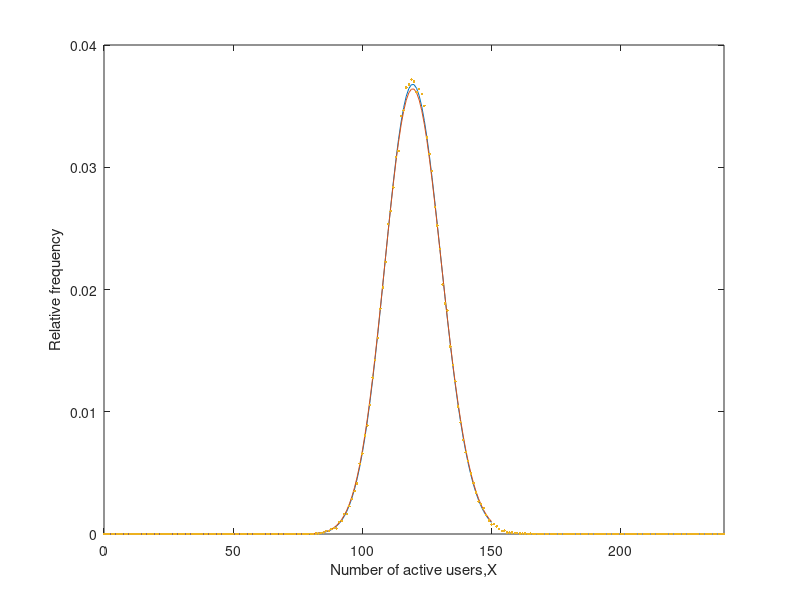

The MATLAB source for this figure:
%%%%%%
% Practicum 2
% Ellisa Booker
%%%%%
%%
clear all;
close all;
%% Variables

N = 6000; %number of users
p = 0.02; %probility of activation
nloop = 1e5; %number of loops to compute relative freq
X(1:N+1)=0; %Declaring array X
x = 0:150; %Declaring range x to use for distribution calculations

%% Calculations

for iloop=1:nloop   
     val = sum(rand(N,1)<p);   % generating 6000 numbers (0 or 1)
     X(val+1) = X(val+1) + 1;  % Storing in X array
end

% Calculate the probability of failure by summing all values of X from 1-150
% and dividing by number of trials, nloop
% Subtract probability of failure from 1 to find probability of success for P(X>150)
probOfX = 1 - (sum(X(1:151)) ./  nloop)

% Calculate binomial distribution(N,p) for x = 0:150, and sum the results
% Subtract from 1 to find probability of success
y = binopdf(x,N,p);
binomialSum = sum(y);
binomialProb = 1 - binomialSum

% Calculate poisson distribution where alpha = N*p for x = 0:150, and sum the results
% Subtract from 1 to find probability of success
% Alpha is used because N >> 1 and P << 1
alpha = N*p;
g = poisspdf(x,alpha);
poissonSum = sum(g);
poissonProb = 1- poissonSum

%% Graphing

figure(1)
plot(x,y) %Plot binomial distribution PMF

hold on

plot(x,g) %Plot poisson distribution PMF
plot(0:N,X/nloop,'.') %Plot PMF

xlim([0 min(N, N*p*2)]) %Graph from 0 < x < 240
ylim([0,0.04]); %Graph from 0 < y < 0.04

xlabel('Number of active users,X') %Label axis
ylabel('Relative frequency')

hold off
